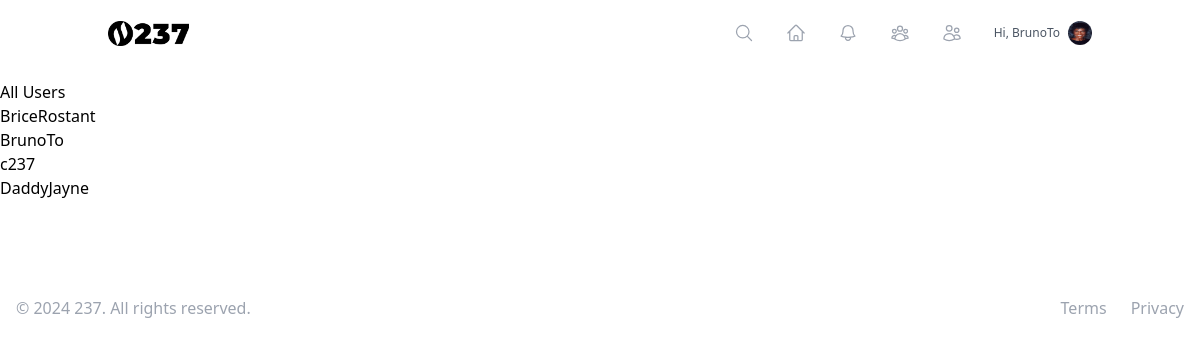
The page /users/ (signed in) on the database its author committed.
### users/models.py (models this page shows, shortened)
class User(AbstractUser):
    bio = models.TextField(max_length=500, blank=True)
    profile_picture = models.ImageField(upload_to='profile_pics/', blank=True, null=True)
    date_joined = models.DateTimeField(auto_now_add=True)
    location = models.CharField(max_length=100, blank=True)
    website = models.URLField(max_length=200, blank=True)
    following = models.ManyToManyField('self', symmetrical=False, related_name='followers')
    blocked_users = models.ManyToManyField('self', symmetrical=False, related_name='blocked_by')
    is_verified = models.BooleanField(default=False)
    is_premium = models.BooleanField(default=False)
    is_manual_writer = models.BooleanField(default=False)
    def get_avatar_url(self):
        return get_or_create_avatar(self)
    def unread_notifications_count(self):
        return self.notifications.filter(is_read=False).count()

### users/views.py (the view)
# urls.py: path('', UserListView.as_view(), name='user_list'),
class UserListView(ListView):
    model = User
    template_name = 'users/user_list.html'
    context_object_name = 'users'

### users/utils.py (called while the page is built)
def get_or_create_avatar(user):
    cache_key = f'user_avatar_{user.id}'
    avatar_url = cache.get(cache_key)
    if not avatar_url:
        if not user.profile_picture:
            avatar = generate_avatar(user.username)
            user.profile_picture.save(f"{user.username}_avatar.png", avatar, save=True)
        avatar_url = user.profile_picture.url
        cache.set(cache_key, avatar_url, timeout=86400)  # Cache for 24 hours
    return avatar_url

### templates/users/user_list.html
{% extends "base.html" %}
{% block content %}
<h2>All Users</h2>
<ul>
{% for user in users %}
    <li>
        <a href="{% url 'user_profile' user.username %}">{{ user.username }}</a>
    </li>
{% empty %}
    <li>No users found.</li>
{% endfor %}
</ul>
{% endblock %}

### templates/base.html (shortened to what this page needs)
<!DOCTYPE html>
{% load static %}
<html lang="en">
<head>
    <script src="https://cdn.tailwindcss.com"></script>
</head>
<body class=" min-h-screen flex flex-col">
    <header class="navbar fixed top-0 left-0 w-full z-30">
        <nav class="container mx-auto flex justify-between items-center p-5">
            <div class="">
                <a href="{% url 'article_list' %}" class="">
                    <img src="{% static 'logo.png' %}" alt="237" class="inline-block" style="max-height: 25px;" />
                </a>
            </div>
            {% if user.is_authenticated %}
                <div class="hidden md:flex items-center space-x-8">
                    <a href="{% url 'search' %}" class="text-gray-400 hover:text-gray-600 group relative" title="Search">
                        <svg class="w-5 h-5" fill="none" stroke="currentColor" viewBox="0 0 24 24" xmlns="http://www.w3.org/2000/svg" stroke-width="1.5">
                            <path stroke-linecap="round" stroke-linejoin="round" d="M21 21l-5.197-5.197m0 0A7.5 7.5 0 105.196 5.196a7.5 7.5 0 0010.607 10.607z" />
                        </svg>
                    </a>
                    <a href="{% url 'article_list' %}" class="text-gray-400 hover:text-gray-600 group relative" title="Home">
                    </a>
                    <a href="{% url 'notification_list' %}" class="text-gray-400 hover:text-gray-600 relative group" title="Notifications">
                    </a>
                    <a href="{% url 'following_list' %}" class="text-gray-400 hover:text-gray-600 group relative" title="Connections">
                    </a>
                    <a href="{% url 'followers_list' %}" class="text-gray-400 hover:text-gray-600 group relative" title="Followers">
                    </a>
                    <a href="{% url 'user_profile' user.username %}" class="flex items-center space-x-2 text-gray-600 hover:text-gray-800 group relative">
                        <span class="text-xs">Hi, {{ user.username }}</span>
                        <img src="{{ user.get_avatar_url }}" alt="{{ user.username }}" class="w-6 h-6 rounded-full">
                    </a>
                </div>
            {% endif %}
        </nav>
    </header>
    <main class="my-20">
        {% block content %}
        {% endblock %}
    </main>
    <footer class="footer bottom-0 left-0 w-full hero-foot  text-xs md:text-base z-30">
        <div class="max-w-7xl mx-auto py-2 md:py-4 px-2 md:px-4 flex flex-col md:flex-row items-center justify-between">
            <div class="flex justify-center space-x-4 md:space-x-6 order-2 md:order-2">
                <a href="#" class="text-gray-400 hover:text-gray-500">
                    Terms
                </a>
                <a href="#" class="text-gray-400 hover:text-gray-500">
                    Privacy
                </a>
            </div>
            <div class="mt-2 md:mt-0 order-1 md:order-1">
                <p class="text-center text-gray-400">&copy; 2024 237. All rights reserved.</p>
            </div>
        </div>
    </footer>
</body>
</html>

### templates/base.html (style rules this page uses)
.navbar, .footer { transition: transform 0.3s ease-in-out; }

### rows shown on the page
User: username "BrunoTo", get_avatar_url (picture)
User: username "BriceRostant"
User: username "c237"
User: username "DaddyJayne"
